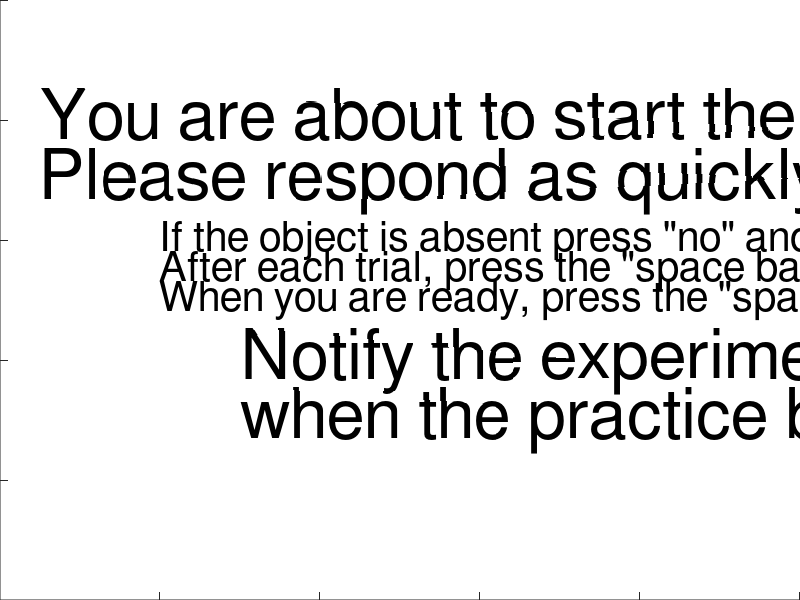

Source code (MATLAB):
% Code for conducting Linguistic Visual Search experiments

% A table of stimuli is prepared, and for each execution of the function
% vs_KeyPressFcn a response table is prepared and by the end of the
% experiment this table is written to a file with the prefix "subject"

% Use any key to get the next stimuli and 0 and 1 to indicate absence and
% presence

% Display related information
global width height im
global vs_figure
% Object display properties 
global  margin mindist long short 

% Globals for the sound
global samplingrate file delay

% Data recording & program flow
global parameters all_responses trial_nr
global breathe semaphore

% Globals for parameter information
global kinds_of_objects
global speak_orientation_first 
% Globals to access the parameters at their appropriate index
global sti_con_index sti_type_index set_size_index block_index 


% CONDITIONS SETUP
%**************************
% FIXED CONDITIONS
speak_orientation_first = false;
samplingrate = 22050;
delay = -0.8; % additional delay in seconds between sound and object display

% Variable CONDITIONS (AKA parameters)
% Stimulus object can be present or absent
stimulus_conditions = 2; % present or absent
% Object can one of four kinds
kinds_of_objects = 4; %kind 1,2,3 and 4;
% Once the stimulus is one kinds, the noise is one out of the OTHER kinds
% Total number of objects can be one of 2,3 or 4 sizes
setsizes = [5 10 15 20]; % Set sizes

% How many blocks should the experiment run for?
% Each block contains every conditions exactly once, in random order
number_of_blocks = 1;                         

% One parameter for stimulus condition, one for kind of stimulus, one for
% kind of noise, one for setsize; in the order as defined above
% fifth parameter is the block number
num_parameters = 5;

% These variables determine the index a parameter gets insinde 'parameters'
sti_con_index = 1;
sti_type_index = 2;
set_size_index = 4;
block_index = 5;

%**************************

% CONDITIONS COMPUTED AUTOMATICALLY
number_of_set_sizes = size(setsizes,2);
number_of_conditions = ...
    stimulus_conditions * kinds_of_objects * number_of_set_sizes * number_of_blocks;

parameters = zeros(number_of_conditions, num_parameters);
for i = 1:number_of_conditions
   parameters(i, sti_con_index )    = mod(i, stimulus_conditions );
   parameters(i, sti_type_index )   = 1 + mod( floor( (i-1) / stimulus_conditions ) ,kinds_of_objects);
   parameters(i, set_size_index )   = 1 + mod( floor( (i-1) / (stimulus_conditions*kinds_of_objects)), number_of_set_sizes);
   parameters(i, block_index )      = 1 + mod( floor( (i-1) / (stimulus_conditions*kinds_of_objects*number_of_set_sizes)), number_of_blocks);
end
for i = 1:number_of_conditions
   parameters(i, set_size_index) = setsizes( parameters(i,4) );
end

% this randomly permutes the conditions within each block
% NOT across blocks
block_size = number_of_conditions / number_of_blocks;
for i = 0:(number_of_blocks-1)
    from = 1 + i * block_size;
    to = (i+1) * block_size;
    parameters( from - 1 + randperm(block_size),: ) = parameters(from:to,:);
end

% Gather display information
screensize  = get(0,'ScreenSize');          % Get the screen size
width       = screensize(3);                % Width of display
height      = screensize(4)-20;             % Height of display minus something for the handle

margin      =  10;                          % Minimal distance of elemenent from sides
mindist     =  10;                          % Minimal distance between elements
long        =  80;                          % Long side of element
short       =  20;                          % Short side of element

%Loading sound files
files = dir('sound/*.wav');                   % Read the sound files
for i=1:length(files)
    file{i} = wavread(['sound/' files(i).name]);
end

% Initialize variables
disp('Initialize variables');
semaphore       = false;                        % Only process one keypress at a time
breathe         = false;                        % Subject is either active or breathing
all_responses   = [];                           % Table to record all responses in
trial_nr        = 1;                            % index to count trials

% Creates a figure (i.e. a display) associates the vs_KeyPressFcn
% this function is executed every time the user hits a key
disp('Calling figure');
vs_figure = figure(...
    'Position',[0 0 width height],...
    'outerposition',[0 0 width height],...
    'KeyPressFcn',@vs_KeyPressFcn_practice,...
    'NumberTitle','off', ...
    'MenuBar','none',...
    'ToolBar','none');  
% Setting up some display properties
axis off
axes('position',[0  0  1  1])

text(0.05,.8,'You are about to start the practice block.','Fontsize', 50)
text(0.05,.7,'Please respond as quickly and accurately as possible.','Fontsize', 50)
text(0.2,.6,'If the object is absent press "no" and if the object is present press "yes."','Fontsize', 30)
text(0.2,.55,'After each trial, press the "space bar" to continue.','Fontsize', 30)
text(0.2,.5,'When you are ready, press the "space bar" to begin.','Fontsize', 30)
text(0.3,.40,'Notify the experimenter','Fontsize', 50)
text(0.3,.30,'when the practice block is over.','Fontsize', 50)

tic